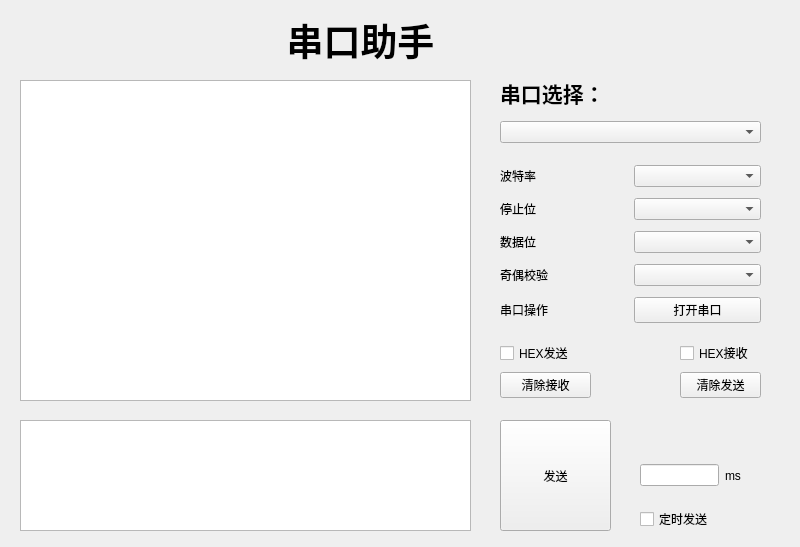
<?xml version="1.0" encoding="UTF-8"?>
<ui version="4.0">
 <class>Widget</class>
 <widget class="QWidget" name="Widget">
  <property name="geometry">
   <rect>
    <x>0</x>
    <y>0</y>
    <width>800</width>
    <height>547</height>
   </rect>
  </property>
  <property name="windowTitle">
   <string>Widget</string>
  </property>
  <widget class="QLabel" name="label_3">
   <property name="geometry">
    <rect>
     <x>230</x>
     <y>10</y>
     <width>261</width>
     <height>61</height>
    </rect>
   </property>
   <property name="text">
    <string>&lt;html&gt;&lt;head/&gt;&lt;body&gt;&lt;p align=&quot;center&quot;&gt;&lt;span style=&quot; font-size:28pt; font-weight:700;&quot;&gt;串口助手&lt;/span&gt;&lt;/p&gt;&lt;/body&gt;&lt;/html&gt;</string>
   </property>
  </widget>
  <widget class="QWidget" name="">
   <property name="geometry">
    <rect>
     <x>500</x>
     <y>72</y>
     <width>261</width>
     <height>71</height>
    </rect>
   </property>
   <layout class="QVBoxLayout" name="verticalLayout_2">
    <item>
     <widget class="QLabel" name="label">
      <property name="text">
       <string>&lt;html&gt;&lt;head/&gt;&lt;body&gt;&lt;p&gt;&lt;span style=&quot; font-size:16pt; font-weight:700;&quot;&gt;串口选择：&lt;/span&gt;&lt;/p&gt;&lt;/body&gt;&lt;/html&gt;</string>
      </property>
     </widget>
    </item>
    <item>
     <widget class="mousecombobox" name="Port_comboBox">
      <property name="editable">
       <bool>false</bool>
      </property>
     </widget>
    </item>
   </layout>
  </widget>
  <widget class="QTextEdit" name="accept_textEdit">
   <property name="geometry">
    <rect>
     <x>20</x>
     <y>80</y>
     <width>451</width>
     <height>321</height>
    </rect>
   </property>
  </widget>
  <widget class="QTextEdit" name="send_textEdit">
   <property name="geometry">
    <rect>
     <x>20</x>
     <y>420</y>
     <width>451</width>
     <height>111</height>
    </rect>
   </property>
  </widget>
  <widget class="QPushButton" name="send_pushButton">
   <property name="geometry">
    <rect>
     <x>500</x>
     <y>420</y>
     <width>111</width>
     <height>111</height>
    </rect>
   </property>
   <property name="text">
    <string>发送</string>
   </property>
  </widget>
  <widget class="QWidget" name="">
   <property name="geometry">
    <rect>
     <x>500</x>
     <y>160</y>
     <width>261</width>
     <height>171</height>
    </rect>
   </property>
   <layout class="QVBoxLayout" name="verticalLayout">
    <item>
     <layout class="QHBoxLayout" name="horizontalLayout_2">
      <item>
       <widget class="QLabel" name="label_2">
        <property name="text">
         <string>波特率</string>
        </property>
       </widget>
      </item>
      <item>
       <widget class="QComboBox" name="BaudRate_comboBox"/>
      </item>
     </layout>
    </item>
    <item>
     <layout class="QHBoxLayout" name="horizontalLayout_4">
      <item>
       <widget class="QLabel" name="label_5">
        <property name="text">
         <string>停止位</string>
        </property>
       </widget>
      </item>
      <item>
       <widget class="QComboBox" name="Stop_comboBox"/>
      </item>
     </layout>
    </item>
    <item>
     <layout class="QHBoxLayout" name="horizontalLayout_5">
      <item>
       <widget class="QLabel" name="label_6">
        <property name="text">
         <string>数据位</string>
        </property>
       </widget>
      </item>
      <item>
       <widget class="QComboBox" name="Data_comboBox"/>
      </item>
     </layout>
    </item>
    <item>
     <layout class="QHBoxLayout" name="horizontalLayout_6">
      <item>
       <widget class="QLabel" name="label_7">
        <property name="text">
         <string>奇偶校验</string>
        </property>
       </widget>
      </item>
      <item>
       <widget class="QComboBox" name="Check_comboBox"/>
      </item>
     </layout>
    </item>
    <item>
     <layout class="QHBoxLayout" name="horizontalLayout_7">
      <item>
       <widget class="QLabel" name="label_8">
        <property name="text">
         <string>串口操作</string>
        </property>
       </widget>
      </item>
      <item>
       <widget class="QPushButton" name="choice_pushButton">
        <property name="text">
         <string>打开串口</string>
        </property>
       </widget>
      </item>
     </layout>
    </item>
   </layout>
  </widget>
  <widget class="QWidget" name="">
   <property name="geometry">
    <rect>
     <x>640</x>
     <y>450</y>
     <width>101</width>
     <height>81</height>
    </rect>
   </property>
   <layout class="QVBoxLayout" name="verticalLayout_3">
    <item>
     <layout class="QHBoxLayout" name="horizontalLayout">
      <item>
       <widget class="QLineEdit" name="time_lineEdit"/>
      </item>
      <item>
       <widget class="QLabel" name="label_9">
        <property name="text">
         <string>ms</string>
        </property>
       </widget>
      </item>
     </layout>
    </item>
    <item>
     <widget class="QCheckBox" name="time_checkBox">
      <property name="text">
       <string>定时发送</string>
      </property>
     </widget>
    </item>
   </layout>
  </widget>
  <widget class="QWidget" name="">
   <property name="geometry">
    <rect>
     <x>680</x>
     <y>340</y>
     <width>81</width>
     <height>61</height>
    </rect>
   </property>
   <layout class="QVBoxLayout" name="verticalLayout_4">
    <item>
     <widget class="QCheckBox" name="hex_accept_checkBox">
      <property name="text">
       <string>HEX接收</string>
      </property>
     </widget>
    </item>
    <item>
     <widget class="QPushButton" name="clear_send_pushButton">
      <property name="text">
       <string>清除发送</string>
      </property>
     </widget>
    </item>
   </layout>
  </widget>
  <widget class="QWidget" name="">
   <property name="geometry">
    <rect>
     <x>500</x>
     <y>340</y>
     <width>91</width>
     <height>61</height>
    </rect>
   </property>
   <layout class="QVBoxLayout" name="verticalLayout_5">
    <item>
     <widget class="QCheckBox" name="hex_send_checkBox">
      <property name="text">
       <string>HEX发送</string>
      </property>
     </widget>
    </item>
    <item>
     <widget class="QPushButton" name="clear_accept_pushButton">
      <property name="text">
       <string>清除接收</string>
      </property>
     </widget>
    </item>
   </layout>
  </widget>
 </widget>
 <customwidgets>
  <customwidget>
   <class>mousecombobox</class>
   <extends>QComboBox</extends>
   <header>mousecombobox.h</header>
  </customwidget>
 </customwidgets>
 <resources/>
 <connections/>
</ui>
